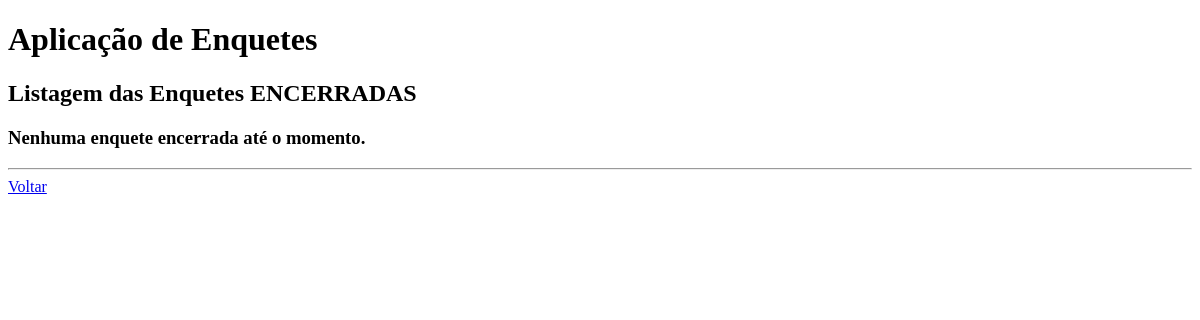
Page /encerradas/ on the earlier database version.
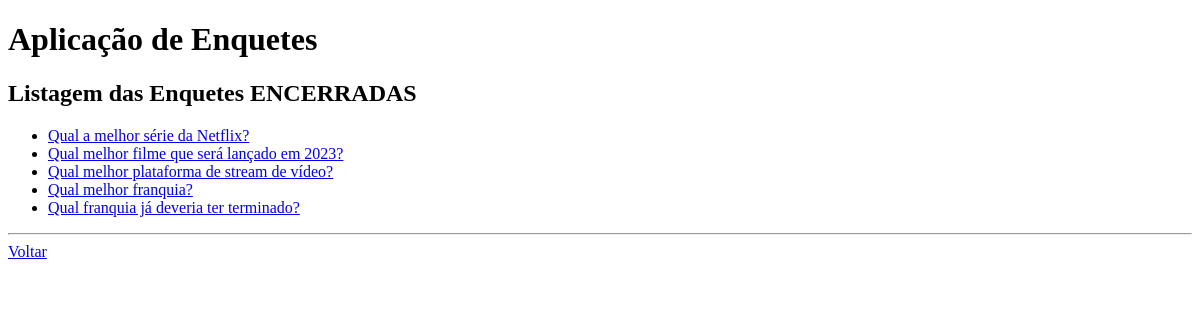
Same page on the later database version.
### enquetes/models.py (models this page shows, shortened)
class Pergunta(models.Model):
    enunciado = models.CharField(max_length=150)
    data_pub = models.DateTimeField('Data de publicação')
    data_encerramento = models.DateField('Data de encerramento', null=True)

### enquetes/views.py (the view)
# urls.py: path('encerradas/', views.EncerradasView.as_view(), name='encerradas'),
class EncerradasView(View):
    def get(self, request, *args, **kwargs):
        lista_perguntas = Pergunta.objects.filter(data_encerramento__lt = timezone.now()).order_by('data_pub')
        contexto = {'lista_perguntas': lista_perguntas, }
        return render(request, 'enquetes/encerradas.html', contexto)

### enquetes/templates/enquetes/encerradas.html (shortened to what this page needs)
<!DOCTYPE html>
<html lang="pt-br">
<head>
</head>
<body>
    <h1>Aplicação de Enquetes</h1>
    <h2>Listagem das Enquetes ENCERRADAS</h2>
    {% if lista_perguntas %}
        <ul>
            {% for pergunta in lista_perguntas %}
                <li><a href="{% url 'enquetes:detalhes' pergunta.id %}">
                    {{ pergunta.enunciado }}
                </a></li>
            {% endfor %}
        </ul>
    {% else %}
        <h3>Nenhuma enquete encerrada até o momento.</h3>
    {% endif %}
    <hr/>
    <a href="{% url 'enquetes:index' %}">Voltar</a>
</body>
</html>

Differences in the rows shown:
now on this page (row edited): Pergunta: enunciado "Qual a melhor série da Netflix?"
now on this page (row edited): Pergunta: enunciado "Qual melhor filme que será lançado em 2023?"
now on this page (row edited): Pergunta: enunciado "Qual melhor plataforma de stream de vídeo?"
now on this page (row edited): Pergunta: enunciado "Qual melhor franquia?"
now on this page (row edited): Pergunta: enunciado "Qual franquia já deveria ter terminado?"
Other differences:
text no longer shown: "Nenhuma enquete encerrada até o momento."
